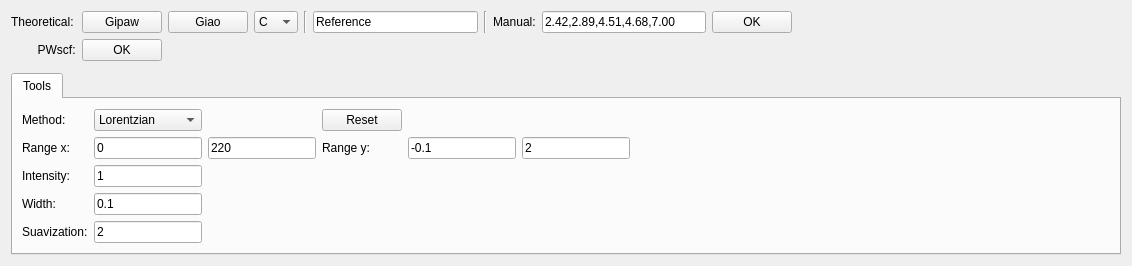
      <widget class="QWidget" name="tab_3">
       <attribute name="title">
        <string>Spectro-NMR</string>
       </attribute>
       <layout class="QGridLayout" name="gridLayout_15">
        <item row="0" column="0">
         <layout class="QGridLayout" name="gridLayout_11">
          <item row="0" column="11">
           <spacer name="horizontalSpacer_39">
            <property name="orientation">
             <enum>Qt::Horizontal</enum>
            </property>
            <property name="sizeHint" stdset="0">
             <size>
              <width>40</width>
              <height>20</height>
             </size>
            </property>
           </spacer>
          </item>
          <item row="0" column="1">
           <widget class="QPushButton" name="btn_nmrgraphGIPAW">
            <property name="text">
             <string>Gipaw</string>
            </property>
           </widget>
          </item>
          <item row="0" column="4">
           <widget class="Line" name="line">
            <property name="orientation">
             <enum>Qt::Vertical</enum>
            </property>
           </widget>
          </item>
          <item row="0" column="0">
           <widget class="QLabel" name="label_36">
            <property name="styleSheet">
             <string notr="true">font: 12pt &quot;Ubuntu&quot;;
color: rgb(0, 0, 0);</string>
            </property>
            <property name="text">
             <string>Theoretical:</string>
            </property>
           </widget>
          </item>
          <item row="0" column="12">
           <spacer name="horizontalSpacer_35">
            <property name="orientation">
             <enum>Qt::Horizontal</enum>
            </property>
            <property name="sizeHint" stdset="0">
             <size>
              <width>40</width>
              <height>20</height>
             </size>
            </property>
           </spacer>
          </item>
          <item row="1" column="0">
           <widget class="QLabel" name="label_21">
            <property name="styleSheet">
             <string notr="true">font: 12pt &quot;Ubuntu&quot;;
color: rgb(0, 0, 0);</string>
            </property>
            <property name="text">
             <string>        PWscf:</string>
            </property>
           </widget>
          </item>
          <item row="0" column="8">
           <widget class="QLineEdit" name="ln_tensors">
            <property name="text">
             <string>2.42,2.89,4.51,4.68,7.00</string>
            </property>
           </widget>
          </item>
          <item row="0" column="3">
           <widget class="QComboBox" name="cbox_nmrgraphGIPAW">
            <property name="styleSheet">
             <string notr="true">selection-background-color: rgb(0, 85, 255);</string>
            </property>
            <item>
             <property name="text">
              <string>C</string>
             </property>
            </item>
            <item>
             <property name="text">
              <string>H</string>
             </property>
            </item>
            <item>
             <property name="text">
              <string>P</string>
             </property>
            </item>
            <item>
             <property name="text">
              <string>N</string>
             </property>
            </item>
            <item>
             <property name="text">
              <string>O</string>
             </property>
            </item>
            <item>
             <property name="text">
              <string>Ag</string>
             </property>
            </item>
            <item>
             <property name="text">
              <string>S</string>
             </property>
            </item>
           </widget>
          </item>
          <item row="1" column="1">
           <widget class="QPushButton" name="btn_pwscfPLOT">
            <property name="text">
             <string>OK</string>
            </property>
           </widget>
          </item>
          <item row="0" column="6">
           <widget class="Line" name="line_2">
            <property name="orientation">
             <enum>Qt::Vertical</enum>
            </property>
           </widget>
          </item>
          <item row="0" column="10">
           <widget class="QPushButton" name="btn_plotMANUAL">
            <property name="text">
             <string>OK</string>
            </property>
           </widget>
          </item>
          <item row="0" column="7">
           <widget class="QLabel" name="label_37">
            <property name="styleSheet">
             <string notr="true">font: 12pt &quot;Ubuntu&quot;;
color: rgb(0, 0, 0);</string>
            </property>
            <property name="text">
             <string>Manual:</string>
            </property>
           </widget>
          </item>
          <item row="0" column="5">
           <widget class="QLineEdit" name="ln_reference">
            <property name="text">
             <string>Reference</string>
            </property>
           </widget>
          </item>
          <item row="0" column="2">
           <widget class="QPushButton" name="btn_nmrgraphGIAO">
            <property name="text">
             <string>Giao</string>
            </property>
           </widget>
          </item>
         </layout>
        </item>
        <item row="1" column="0">
         <widget class="MplWidget" name="MplWidget" native="true"/>
        </item>
        <item row="2" column="0">
         <layout class="QVBoxLayout" name="verticalLayout_5">
          <item>
           <widget class="QTabWidget" name="tabWidget">
            <property name="currentIndex">
             <number>0</number>
            </property>
            <widget class="QWidget" name="tab_4">
             <attribute name="title">
              <string>Tools</string>
             </attribute>
             <layout class="QGridLayout" name="gridLayout_14">
              <item row="0" column="0">
               <layout class="QGridLayout" name="gridLayout_12">
                <item row="1" column="8">
                 <spacer name="horizontalSpacer_50">
                  <property name="orientation">
                   <enum>Qt::Horizontal</enum>
                  </property>
                  <property name="sizeHint" stdset="0">
                   <size>
                    <width>40</width>
                    <height>20</height>
                   </size>
                  </property>
                 </spacer>
                </item>
                <item row="1" column="7">
                 <spacer name="horizontalSpacer_51">
                  <property name="orientation">
                   <enum>Qt::Horizontal</enum>
                  </property>
                  <property name="sizeHint" stdset="0">
                   <size>
                    <width>40</width>
                    <height>20</height>
                   </size>
                  </property>
                 </spacer>
                </item>
                <item row="0" column="3">
                 <widget class="QPushButton" name="btn_resetPLOT">
                  <property name="text">
                   <string>Reset</string>
                  </property>
                 </widget>
                </item>
                <item row="1" column="9">
                 <spacer name="horizontalSpacer_49">
                  <property name="orientation">
                   <enum>Qt::Horizontal</enum>
                  </property>
                  <property name="sizeHint" stdset="0">
                   <size>
                    <width>40</width>
                    <height>20</height>
                   </size>
                  </property>
                 </spacer>
                </item>
                <item row="4" column="1">
                 <widget class="QLineEdit" name="ln_suavization">
                  <property name="text">
                   <string>2</string>
                  </property>
                 </widget>
                </item>
                <item row="1" column="3">
                 <widget class="QLabel" name="label_39">
                  <property name="text">
                   <string>Range y:</string>
                  </property>
                 </widget>
                </item>
                <item row="1" column="21">
                 <spacer name="horizontalSpacer_36">
                  <property name="orientation">
                   <enum>Qt::Horizontal</enum>
                  </property>
                  <property name="sizeHint" stdset="0">
                   <size>
                    <width>40</width>
                    <height>20</height>
                   </size>
                  </property>
                 </spacer>
                </item>
                <item row="3" column="1">
                 <widget class="QLineEdit" name="ln_width">
                  <property name="text">
                   <string>0.1</string>
                  </property>
                 </widget>
                </item>
                <item row="1" column="5">
                 <widget class="QLineEdit" name="ln_ymax">
                  <property name="text">
                   <string>2</string>
                  </property>
                 </widget>
                </item>
                <item row="1" column="19">
                 <spacer name="horizontalSpacer_38">
                  <property name="orientation">
                   <enum>Qt::Horizontal</enum>
                  </property>
                  <property name="sizeHint" stdset="0">
                   <size>
                    <width>40</width>
                    <height>20</height>
                   </size>
                  </property>
                 </spacer>
                </item>
                <item row="1" column="0">
                 <widget class="QLabel" name="label_38">
                  <property name="text">
                   <string>Range x:</string>
                  </property>
                 </widget>
                </item>
                <item row="1" column="4">
                 <widget class="QLineEdit" name="ln_ymin">
                  <property name="text">
                   <string>-0.1</string>
                  </property>
                 </widget>
                </item>
                <item row="1" column="12">
                 <spacer name="horizontalSpacer_46">
                  <property name="orientation">
                   <enum>Qt::Horizontal</enum>
                  </property>
                  <property name="sizeHint" stdset="0">
                   <size>
                    <width>40</width>
                    <height>20</height>
                   </size>
                  </property>
                 </spacer>
                </item>
                <item row="3" column="0">
                 <widget class="QLabel" name="label_41">
                  <property name="text">
                   <string>Width:</string>
                  </property>
                 </widget>
                </item>
                <item row="1" column="13">
                 <spacer name="horizontalSpacer_40">
                  <property name="orientation">
                   <enum>Qt::Horizontal</enum>
                  </property>
                  <property name="sizeHint" stdset="0">
                   <size>
                    <width>40</width>
                    <height>20</height>
                   </size>
                  </property>
                 </spacer>
                </item>
                <item row="1" column="11">
                 <spacer name="horizontalSpacer_47">
                  <property name="orientation">
                   <enum>Qt::Horizontal</enum>
                  </property>
                  <property name="sizeHint" stdset="0">
                   <size>
                    <width>40</width>
                    <height>20</height>
                   </size>
                  </property>
                 </spacer>
                </item>
                <item row="0" column="0">
                 <widget class="QLabel" name="label_43">
                  <property name="text">
                   <string>Method:</string>
                  </property>
                 </widget>
                </item>
                <item row="2" column="0">
                 <widget class="QLabel" name="label_40">
                  <property name="text">
                   <string>Intensity:</string>
                  </property>
                 </widget>
                </item>
                <item row="2" column="1">
                 <widget class="QLineEdit" name="ln_intensity">
                  <property name="text">
                   <string>1</string>
                  </property>
                 </widget>
                </item>
                <item row="4" column="0">
                 <widget class="QLabel" name="label_42">
                  <property name="text">
                   <string>Suavization:</string>
                  </property>
                 </widget>
                </item>
                <item row="1" column="20">
                 <spacer name="horizontalSpacer_37">
                  <property name="orientation">
                   <enum>Qt::Horizontal</enum>
                  </property>
                  <property name="sizeHint" stdset="0">
                   <size>
                    <width>40</width>
                    <height>20</height>
                   </size>
                  </property>
                 </spacer>
                </item>
                <item row="1" column="22">
                 <spacer name="horizontalSpacer_34">
                  <property name="orientation">
                   <enum>Qt::Horizontal</enum>
                  </property>
                  <property name="sizeHint" stdset="0">
                   <size>
                    <width>40</width>
                    <height>20</height>
                   </size>
                  </property>
                 </spacer>
                </item>
                <item row="0" column="1">
                 <widget class="QComboBox" name="cbox_lorentzianSticks">
                  <property name="styleSheet">
                   <string notr="true">selection-background-color: rgb(0, 85, 255);</string>
                  </property>
                  <item>
                   <property name="text">
                    <string>Lorentzian</string>
                   </property>
                  </item>
                  <item>
                   <property name="text">
                    <string>Sticks</string>
                   </property>
                  </item>
                 </widget>
                </item>
                <item row="1" column="1">
                 <widget class="QLineEdit" name="ln_xmin">
                  <property name="text">
                   <string>0</string>
                  </property>
                 </widget>
                </item>
                <item row="1" column="2">
                 <widget class="QLineEdit" name="ln_xmax">
                  <property name="text">
                   <string>220</string>
                  </property>
                 </widget>
                </item>
                <item row="1" column="10">
                 <spacer name="horizontalSpacer_48">
                  <property name="orientation">
                   <enum>Qt::Horizontal</enum>
                  </property>
                  <property name="sizeHint" stdset="0">
                   <size>
                    <width>40</width>
                    <height>20</height>
                   </size>
                  </property>
                 </spacer>
                </item>
                <item row="1" column="6">
                 <spacer name="horizontalSpacer_52">
                  <property name="orientation">
                   <enum>Qt::Horizontal</enum>
                  </property>
                  <property name="sizeHint" stdset="0">
                   <size>
                    <width>40</width>
                    <height>20</height>
                   </size>
                  </property>
                 </spacer>
                </item>
               </layout>
              </item>
             </layout>
            </widget>
           </widget>
          </item>
         </layout>
        </item>
       </layout>
      </widget>
